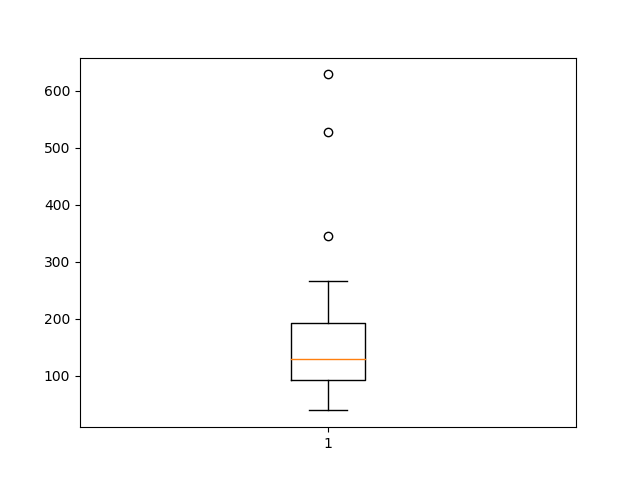

Write Python code to recreate this figure.
# https://machinelearningmastery.com/how-to-develop-deep-learning-models-for-univariate-time-series-forecasting/
# evaluate lstm
from math import sqrt
from numpy import array
from numpy import mean
from numpy import std
from pandas import DataFrame
from pandas import concat
from pandas import read_csv
from sklearn.metrics import mean_squared_error
from keras.models import Sequential
from keras.layers import Dense
from keras.layers import LSTM
from matplotlib import pyplot
 
# split a univariate dataset into train/test sets
def train_test_split(data, n_test):
	return data[:-n_test], data[-n_test:]
 
# transform list into supervised learning format
def series_to_supervised(data, n_in=1, n_out=1):
	df = DataFrame(data)
	cols = list()
	# input sequence (t-n, ... t-1)
	for i in range(n_in, 0, -1):
		cols.append(df.shift(i))
	# forecast sequence (t, t+1, ... t+n)
	for i in range(0, n_out):
		cols.append(df.shift(-i))
	# put it all together
	agg = concat(cols, axis=1)
	# drop rows with NaN values
	agg.dropna(inplace=True)
	return agg.values
 
# root mean squared error or rmse
def measure_rmse(actual, predicted):
	return sqrt(mean_squared_error(actual, predicted))
 
# difference dataset
def difference(data, interval):
	return [data[i] - data[i - interval] for i in range(interval, len(data))]
 
# fit a model
def model_fit(train, config):
	# unpack config
	n_input, n_nodes, n_epochs, n_batch, n_diff = config
	# prepare data
	if n_diff > 0:
		train = difference(train, n_diff)
	data = series_to_supervised(train, n_in=n_input)
	train_x, train_y = data[:, :-1], data[:, -1]
	train_x = train_x.reshape((train_x.shape[0], train_x.shape[1], 1))
	# define model
	model = Sequential()
	model.add(LSTM(n_nodes, activation='relu', input_shape=(n_input, 1)))
	model.add(Dense(n_nodes, activation='relu'))
	model.add(Dense(1))
	model.compile(loss='mse', optimizer='adam')
	# fit
	model.fit(train_x, train_y, epochs=n_epochs, batch_size=n_batch, verbose=0)
	return model
 
# forecast with a pre-fit model
def model_predict(model, history, config):
	# unpack config
	n_input, _, _, _, n_diff = config
	# prepare data
	correction = 0.0
	if n_diff > 0:
		correction = history[-n_diff]
		history = difference(history, n_diff)
	x_input = array(history[-n_input:]).reshape((1, n_input, 1))
	# forecast
	yhat = model.predict(x_input, verbose=0)
	return correction + yhat[0]
 
# walk-forward validation for univariate data
def walk_forward_validation(data, n_test, cfg):
	predictions = list()
	# split dataset
	train, test = train_test_split(data, n_test)
	# fit model
	model = model_fit(train, cfg)
	# seed history with training dataset
	history = [x for x in train]
	# step over each time-step in the test set
	for i in range(len(test)):
		# fit model and make forecast for history
		yhat = model_predict(model, history, cfg)
		# store forecast in list of predictions
		predictions.append(yhat)
		# add actual observation to history for the next loop
		history.append(test[i])
	# estimate prediction error
	error = measure_rmse(test, predictions)
	print(' > %.3f' % error)
	return error
 
# repeat evaluation of a config
def repeat_evaluate(data, config, n_test, n_repeats=30):
	# fit and evaluate the model n times
	scores = [walk_forward_validation(data, n_test, config) for _ in range(n_repeats)]
	return scores
 
# summarize model performance
def summarize_scores(name, scores):
	# print a summary
	scores_m, score_std = mean(scores), std(scores)
	print('%s: %.3f RMSE (+/- %.3f)' % (name, scores_m, score_std))
	# box and whisker plot
	pyplot.boxplot(scores)
	pyplot.show()
 
series = read_csv('US500Index1440.csv', header=0, index_col=0)
data = series.values
# data split
n_test = 12
# define config
config = [36, 50, 100, 100, 12]
# grid search
scores = repeat_evaluate(data, config, n_test)
# summarize scores
summarize_scores('lstm', scores)
# lstm: 165.252 RMSE (+/- 129.225)
